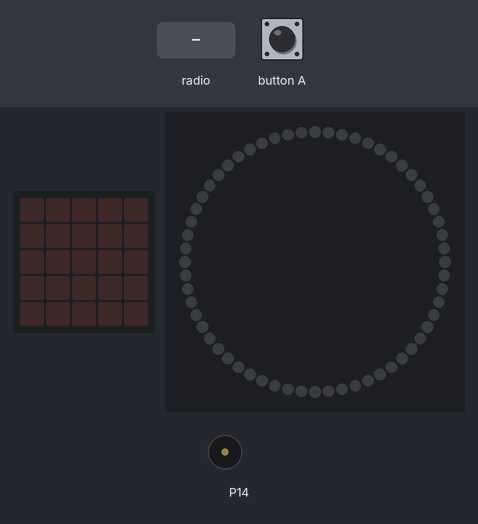
Bench run of a program on a simulated BBC micro:bit running MicroPython. Parts: the board's 5×5 LED display, 60 RGB LEDs in a ring, first at the top, clockwise, buzzer (waves = sounding). The test bench sets the inputs (shaded band). Dim RGB values are drawn brighter than linear; random numbers come from a fixed seed.

Above: at 1.2 s.
1.3 s: radio message "hb" arrives
At 1.45 s:
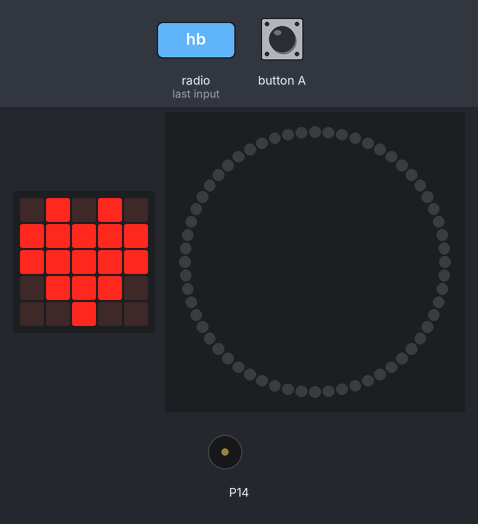
At 4.5 s:
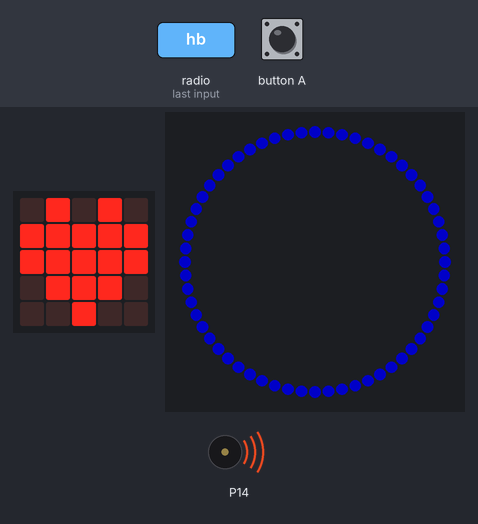
Timing chart, 0 to 15.2 s (numbered marks = the images above; inputs shaded):
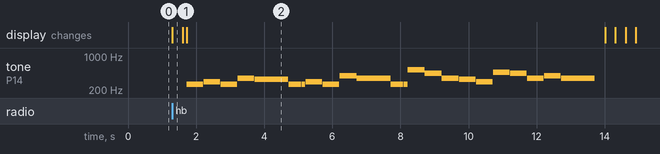

The program:

happy_birthday.py
```python
from microbit import *
import music
import neopixel
import random
import radio

"""
Sends a happy birthday message to a Kitronic ZIP Halo-equipped microbit.

Uses a second microbit's a-button as the trigger.
Code developed on https://python.microbit.org/v/2.0

"""

LEDS_ON_HALO = 60

YOUR_NAME_HERE = "Joe"

zip_halo = neopixel.NeoPixel(pin8, LEDS_ON_HALO)

def color_ring(zh, color):
    for i in range(0,60):
        sleep(5) # Seems to be a race condition that without some pause the LEDs don't update?
        zh[i] = color
        zh.show()

def cycle_colors(zh, N):
    for i in range(0, N):
        col = (random.randint(0, 255),random.randint(0, 255),random.randint(0, 255))
        color_ring(zh, col)

def happy_birthday():
    display.show(Image.HEART)
    color_ring(zip_halo, (0, 0, 100))
    music.play(music.BIRTHDAY, pin14, True)
    cycle_colors(zip_halo, 5)
    color_ring(zip_halo, (20, 20, 0)) # easier on the eyes
    display.scroll("Happy Birthday %s!" % YOUR_NAME_HERE)
    sleep(100)
    zip_halo.clear()
    display.show(Image.HAPPY)
    sleep(5000)
    display.clear()

radio.on()

while True:
    if button_a.was_pressed():
        radio.send("hb")
    incoming = radio.receive()
    if incoming == "hb":
        happy_birthday()
```

Measured:
- after the input at 1.3 s, tone on P14: plays 262 Hz for 0.36 s, 262 Hz for 0.12 s, 294 Hz for 0.49 s, 262 Hz for 0.49 s, 349 Hz for 0.49 s, 330 Hz for 0.99 s … (25 notes in this stretch), starting after 0.42 s; the display: changes at once (image 1)
